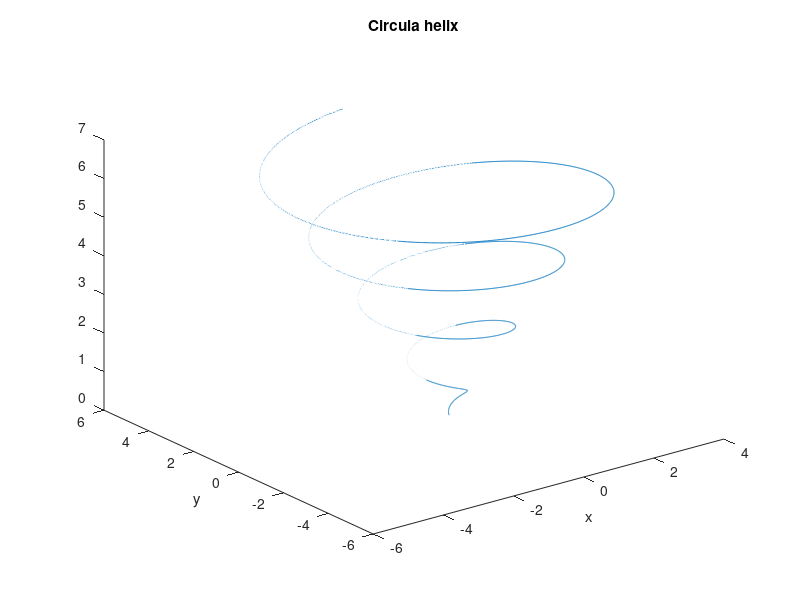

Source code (MATLAB): (Note: this script raises an error after producing the figure.)
close all;
clc;
clear;

% a = 3;
% c = 5.0;
% t = 0.2:0.01:20;
% x = a*cosint(t);
% y = a*sinint(t);
% z = t/c;
% figure
% plot3(x, y, z);
% xlabel('x'); ylabel('y'); title('SiCi spiral');
%
%
% N = 64*2;
% Nz = 80;
% H = zeros(N,N,Nz);
%
% ix = 0.1;
% iy = ix;
% iz = ix;
%
% xx = round(a.*cosint(t)/ix) + 1;
% yy = round(a.*sinint(t)/iy) + 1;
% zz = round(t/(c)/iz) + 1;
%
% xyz = sub2ind(size(H),xx,yy,zz);
%
% H(xyz) = 1;
%
% figure;
% temp = abs(permute((H), [2 3 1]));
% show3d(temp, 0.01);
%
%
% %%
% a = 1.5;
% c = 1;
% t = 0:0.05:10*pi;
% x = a*sin(t);
% y = a*cos(t);
% z = t/(2*pi*c);
%
% figure;
% plot3(x, y, z);
% xlabel('x'); ylabel('y');
%
%
% N = 64;
% Nz = 80;
% H = zeros(N,N,Nz);
%
% ix = 0.1;
% iy = 0.1;
% iz = 0.1;
%
% xx = round(a.*sin(t)/ix) + N/2;
% yy = round(a.*cos(t)/iy) + N/2;
% zz = round(t/(2*pi*c)/iz) + Nz/4;
%
% xyz = sub2ind(size(H),xx,yy,zz);
%
% H(xyz) = 1;
%
% figure;
% temp = abs(permute((H), [2 3 1]));
% show3d(temp, 0.01);
%
%%
a = 0.2;
c = 0.6;
t = 0:0.005:8 * pi;
x = (a * t / 2 * pi * c) .* sin(t);
y = (a * t / 2 * pi * c) .* cos(t);
z = t / (2 * pi * c);

figure;
plot3(x, y, z);
xlabel('x'); ylabel('y'); title('Circula helix');

%%
Nx = 64 * 2;
Ny = Nx;
Nz = 200;
H = zeros(Ny, Nx, Nz);

ix = 0.025;
iy = ix;
iz = 0.035;

xx = round(a * t .* sin(t) / (2 * pi * c) / ix) + Nx / 2;
yy = round(a * t .* cos(t) / (2 * pi * c) / iy) + Ny / 2;
zz = round(t / (2 * pi * c) / iz) + 1;

xyz = sub2ind(size(H), xx, yy, zz);

H(xyz) = 1;

figure;
temp = abs(permute((H), [2 3 1]));
show3d(temp, 0.01);
